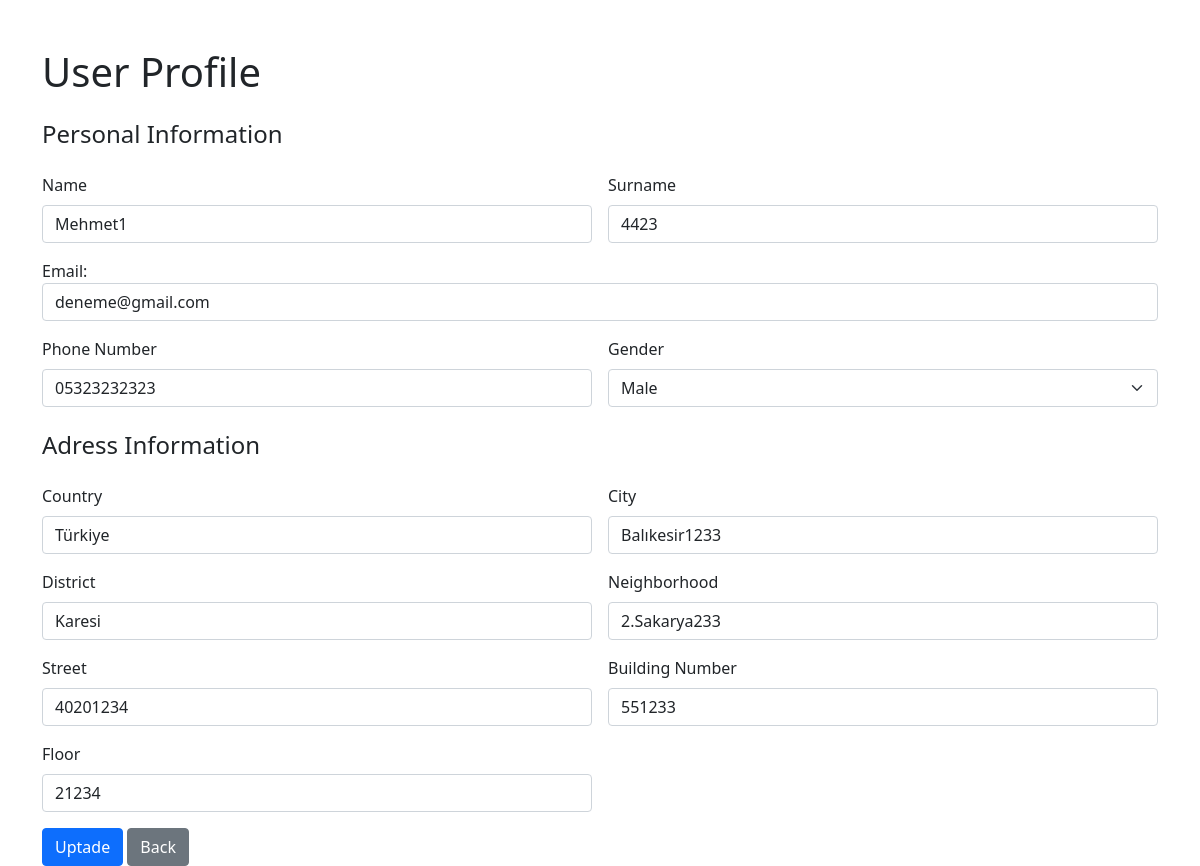
Page /profile/ (signed in) on the earlier database version.
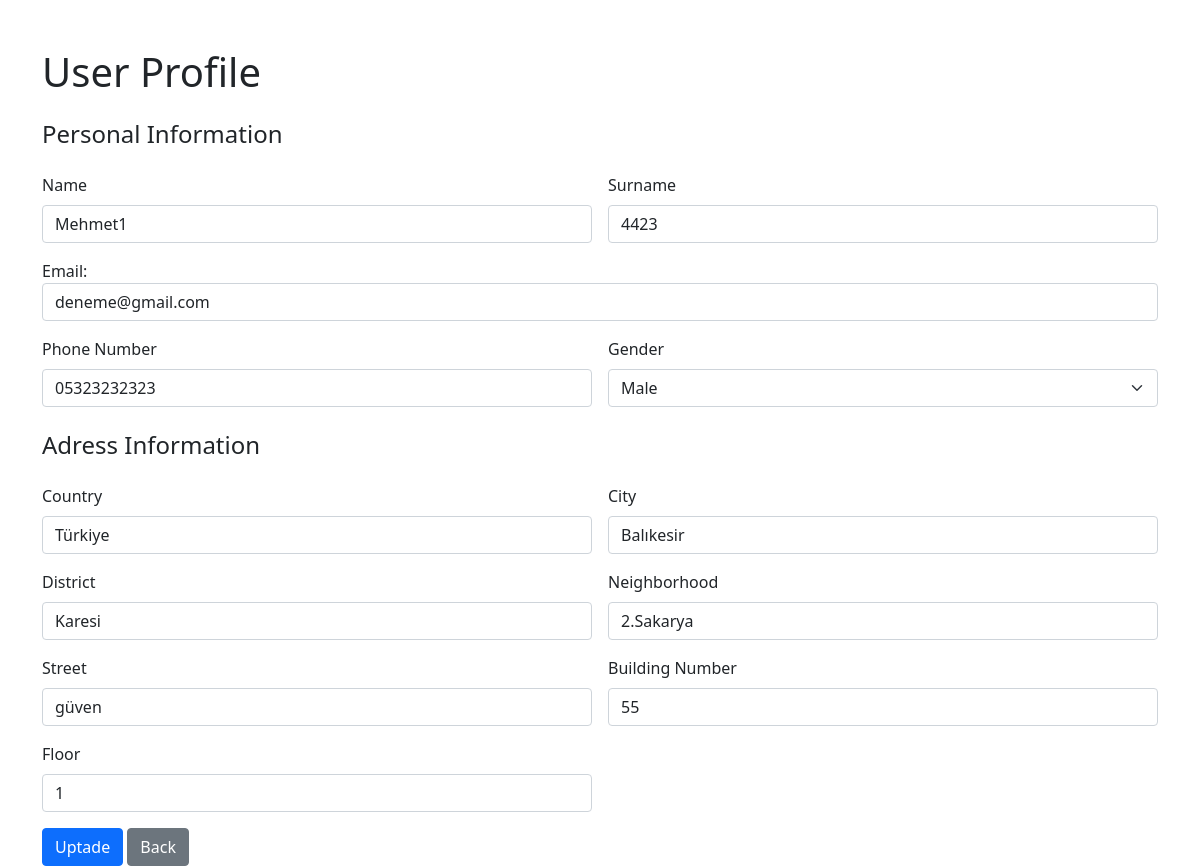
Same page on the later database version.
### waterproject/models.py (models this page shows, shortened)
class PersonalInfo(models.Model):
    user = models.OneToOneField(settings.AUTH_USER_MODEL, on_delete=models.CASCADE, related_name='personalinfo')
    name = models.CharField(max_length=100, blank=True, null=True)
    surname = models.CharField(max_length=100, blank=True, null=True)
    email = models.EmailField(max_length=254, blank=True, null=True)
    phone = models.CharField(
        max_length=11,  #
        blank=True,
        null=False,
        validators=[
            RegexValidator(
                regex=r'^05\d{9}$',
                code='invalid_phone'
            )
        ]
    )
    gender = models.CharField(max_length=10, blank=True, null=True,
                              choices=[('Male', 'Male'), ('Female', 'Female'), ('Other', 'Other')])

class Address(models.Model):
    user = models.ForeignKey(User, on_delete=models.CASCADE, related_name='addresses')
    city = models.CharField(max_length=100, verbose_name='City')
    district = models.CharField(max_length=100, verbose_name='District')
    neighborhood = models.CharField(max_length=100, verbose_name='Neighborhood')
    street = models.CharField(max_length=255, verbose_name='Street')
    building_number = models.CharField(max_length=10, verbose_name='Building Number')
    floor = models.CharField(max_length=10, verbose_name='Floor')
    postal_code = models.CharField(max_length=20, verbose_name='Postal Code', blank=True, null=True)
    country = models.CharField(max_length=100, default='Türkiye', verbose_name='Country')
    latitude = models.FloatField(blank=True, null=True)
    longitude = models.FloatField(blank=True, null=True)
    created_at = models.DateTimeField(auto_now_add=True)

### waterproject/views.py (the view)
# urls.py: path('profile/', views.profile_view, name='profile_view'),
@login_required
def profile_view(request):
    try:
        personal_info = PersonalInfo.objects.get(user=request.user)
    except PersonalInfo.DoesNotExist:
        personal_info = None
    try:
        address_info = Address.objects.get(user=request.user)
    except Address.DoesNotExist:
        address_info = None
    if request.method == 'POST':
        personal_form = PersonalInfoForm(request.POST, instance=personal_info)
        address_form = AddressForm(request.POST, instance=address_info)
        email = request.POST.get('email', request.user.email)
        if personal_form.is_valid() and address_form.is_valid():
            personal_info = personal_form.save(commit=False)
            personal_info.user = request.user
            personal_info.save()
            request.user.email = email
            request.user.save()
            address_info = address_form.save(commit=False)
            address_info.user = request.user
            address_info.save()
            return redirect('profile_view')
    else:
        personal_form = PersonalInfoForm(instance=personal_info)
        address_form = AddressForm(instance=address_info)
    user_email = request.user.email
    return render(request, 'profile.html', {
        'personal_form': personal_form,
        'address_form': address_form,
        'user_email': user_email
    })

### waterproject/forms.py
class PersonalInfoForm(forms.ModelForm):
    user_email = forms.EmailField(required=False, label="Email")
    class Meta:
        model = PersonalInfo
        fields = ['name', 'surname', 'phone', 'gender', 'user_email']
    def __init__(self, *args, **kwargs):
        self.user = kwargs.pop('user', None)
        super().__init__(*args, **kwargs)
        if self.user:
            self.fields['user_email'].initial = self.user.email

class AddressForm(forms.ModelForm):
    class Meta:
        model = Address
        fields = ['city', 'district', 'neighborhood', 'street', 'building_number', 'floor', 'postal_code', 'country']

### waterproject/templatetags/custom_filters.py (called while the page is built)
@register.filter(name='add_class')
def add_class(value, arg):
    return value.as_widget(attrs={'class': arg})

### waterproject/templates/profile.html (shortened to what this page needs)
<!DOCTYPE html>
<html lang="en">
<head>
    <link href="https://cdn.jsdelivr.net/npm/bootstrap@5.0.2/dist/css/bootstrap.min.css" rel="stylesheet"
>
</head>
{% load custom_filters %}
<body>
<div class="container mt-5">
    <h1 class="mb-4">User Profile</h1>
    <form method="POST" class="row g-3">
        <h4>Personal Information</h4>
        <div class="col-md-6">
            <label for="name" class="form-label">Name</label>
            {{ personal_form.name|add_class:"form-control" }}
        </div>
        <div class="col-md-6">
            <label for="surname" class="form-label">Surname</label>
            {{ personal_form.surname|add_class:"form-control" }}
        </div>
        <div class="form-group">
        <label for="id_email">Email:</label>
        <input type="email" name="email" id="id_email" value="{{ user_email }}" class="form-control">
        </div>
        <div class="col-md-6">
            <label for="phone" class="form-label">Phone Number</label>
            {{ personal_form.phone|add_class:"form-control" }}
        </div>
        <div class="col-md-6">
            <label for="gender" class="form-label">Gender</label>
            {{ personal_form.gender|add_class:"form-select" }}
        </div>
        <h4 class="mt-4">Adress Information</h4>
        <div class="col-md-6">
            <label for="country" class="form-label">Country</label>
            {{ address_form.country|add_class:"form-control" }}
        </div>
        <div class="col-md-6">
            <label for="city" class="form-label">City</label>
            {{ address_form.city|add_class:"form-control" }}
        </div>
        <div class="col-md-6">
            <label for="district" class="form-label">District</label>
            {{ address_form.district|add_class:"form-control" }}
        </div>
        <div class="col-md-6">
            <label for="neighborhood" class="form-label">Neighborhood</label>
            {{ address_form.neighborhood|add_class:"form-control" }}
        </div>
        <div class="col-md-6">
            <label for="street" class="form-label">Street</label>
            {{ address_form.street|add_class:"form-control" }}
        </div>
        <div class="col-md-6">
            <label for="building_number" class="form-label">Building Number</label>
            {{ address_form.building_number|add_class:"form-control" }}
        </div>
        <div class="col-md-6">
            <label for="floor" class="form-label">Floor</label>
            {{ address_form.floor|add_class:"form-control" }}
        </div>
        <div class="col-12">
            <button type="submit" class="btn btn-primary">Uptade</button>
            <a href="{% url 'user_dashboard' %}" class="btn btn-secondary">Back</a>
        </div>
    </form>
</div>
</body>
</html>

Differences in the rows shown:
changed Address "Türkiye": city "Balıkesir1233" → "Balıkesir"; neighborhood "2.Sakarya233" → "2.Sakarya"; street "40201234" → "güven"; building_number "551233" → "55"; floor "21234" → "1"
